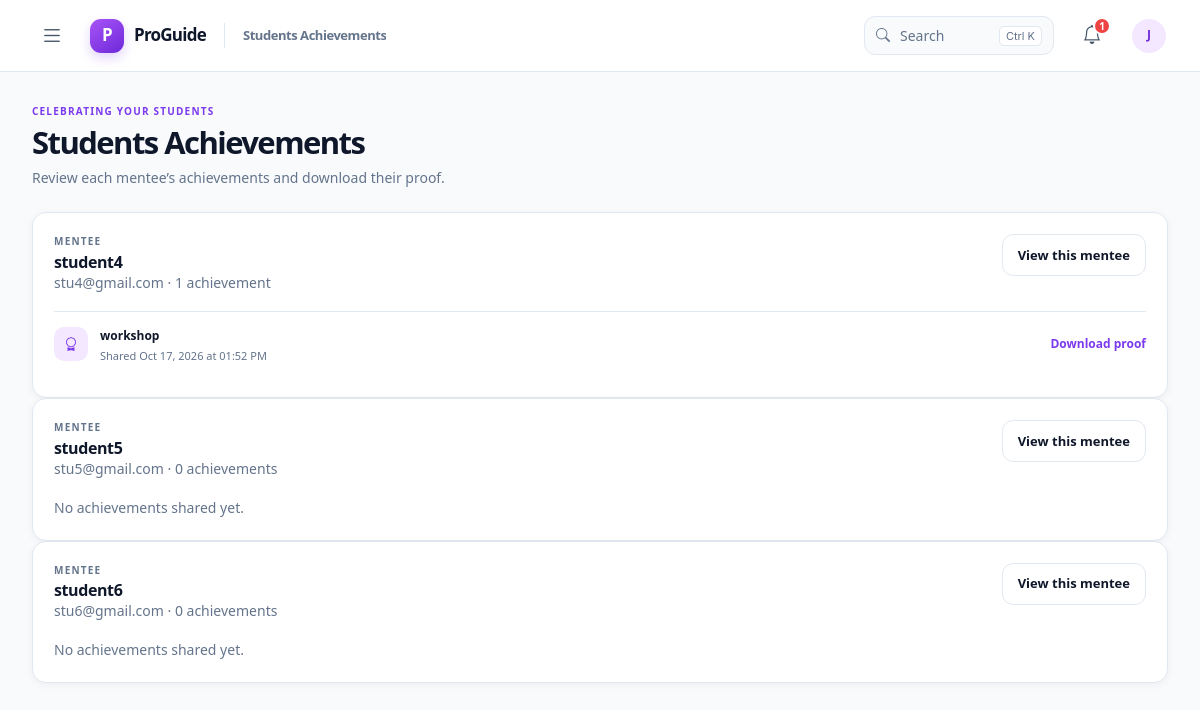
The app's page /mentor/achievements (signed in) with its own data.
### app/models.py (models this page shows, shortened)
class User(db.Model, UserMixin):
    __tablename__ = "users"
    id = db.Column(db.Integer, primary_key=True)
    username = db.Column(db.String(80), unique=True, nullable=False)
    full_name = db.Column(db.String(120), nullable=False)
    email = db.Column(db.String(120), unique=True, nullable=True)
    password_hash = db.Column(db.String(255), nullable=False)
    role = db.Column(db.String(20), nullable=False, default="mentee")
    mentor_id = db.Column(db.Integer, db.ForeignKey("users.id"), nullable=True)
    is_active = db.Column(db.Boolean, nullable=False, default=True)
    must_change_password = db.Column(db.Boolean, nullable=False, default=False)
    created_at = db.Column(db.DateTime, default=datetime.utcnow)
    last_login_at = db.Column(db.DateTime, nullable=True)

class Achievement(db.Model):
    __tablename__ = "achievements"
    id = db.Column(db.Integer, primary_key=True)
    mentee_id = db.Column(db.Integer, db.ForeignKey("users.id"), nullable=False, index=True)
    title = db.Column(db.String(120), nullable=False)
    proof_filename = db.Column(db.String(255), nullable=False)
    original_filename = db.Column(db.String(255), nullable=False)
    created_at = db.Column(db.DateTime, nullable=False, default=datetime.utcnow)
    mentee = db.relationship("User", foreign_keys=[mentee_id])

### app/blueprints/mentor.py (the view)
@mentor_bp.route("/achievements")
@role_required("mentor")
def student_achievements():
    mentees = User.query.filter_by(
        role="mentee",
        mentor_id=current_user.id,
        is_active=True,
    ).order_by(User.full_name).all()
    achievements_by_mentee = {
        mentee.id: Achievement.query.filter_by(mentee_id=mentee.id)
        .order_by(Achievement.created_at.desc(), Achievement.id.desc())
        .all()
        for mentee in mentees
    }
    return render_template(
        "mentor/achievements.html",
        mentees=mentees,
        achievements_by_mentee=achievements_by_mentee,
    )

### app/__init__.py (called while the page is built)
@login_manager.user_loader
def load_user(user_id):
    user = db.session.get(User, int(user_id))
    if user is None or not user.is_active:
        return None
    auth_state = db.session.get(UserAuthState, user.id)
    session_version = session.get("auth_session_version")
    if auth_state and session_version is not None and session_version != auth_state.session_version:
        return None
    if auth_state and auth_state.session_version > 1 and session_version is None:
        return None
    return user

### app/security.py (called while the page is built)
def role_required(*roles):
    def decorator(view_func):
        @wraps(view_func)
        def wrapped_view(*args, **kwargs):
            if not current_user.is_authenticated:
                return redirect(url_for("auth.login", next=request.path))
            if current_user.role not in roles:
                abort(403)
            return view_func(*args, **kwargs)
        return wrapped_view
    return decorator

### app/templates/mentor/achievements.html (shortened to what this page needs)
{% extends 'base.html' %}
{% block content %}
<section class="welcome-row">
    <div>
        <p class="eyebrow">CELEBRATING YOUR STUDENTS</p>
        <h2>Students Achievements</h2>
        <p class="muted-copy">Review each mentee’s achievements and download their proof.</p>
    </div>
</section>
{% for mentee in mentees %}
{% set student_achievements = achievements_by_mentee[mentee.id] %}
<section class="surface-card">
    <div class="card-heading">
        <div>
            <p class="eyebrow">MENTEE</p>
            <h3>{{ mentee.full_name }}</h3>
            <p class="muted-copy">{{ mentee.email or mentee.username }} · {{ student_achievements|length }} achievement{{ '' if student_achievements|length == 1 else 's' }}</p>
        </div>
        <a class="button button-outline" href="{{ url_for('mentor.mentee_achievements', mentee_id=mentee.id) }}">View this mentee</a>
    </div>
    {% if student_achievements %}
    <div class="quick-list">
        {% for achievement in student_achievements[:3] %}
        <article class="quick-list-row">
            <span class="activity-icon"><i class="bi bi-award" aria-hidden="true"></i></span>
            <div>
                <strong>{{ achievement.title }}</strong>
                <p>Shared {{ achievement.created_at.strftime('%b %d, %Y at %I:%M %p') }}</p>
            </div>
            <a class="text-link" href="{{ url_for('mentor.student_achievement_proof', mentee_id=mentee.id, achievement_id=achievement.id) }}">Download proof</a>
        </article>
        {% endfor %}
    </div>
    {% else %}
    <p class="muted-copy">No achievements shared yet.</p>
    {% endif %}
</section>
{% endfor %}
{% endblock %}

### app/templates/base.html (shortened to what this page needs)
<!doctype html>
<html lang="en" data-theme="light">
<head>
    <link href="https://cdn.jsdelivr.net/npm/bootstrap@5.3.1/dist/css/bootstrap.min.css" rel="stylesheet">
    <link href="https://cdn.jsdelivr.net/npm/bootstrap-icons@1.10.5/font/bootstrap-icons.css" rel="stylesheet">
    <link href="{{ url_for('static', filename='css/theme.css') }}" rel="stylesheet">
</head>
<body{% if current_user.is_authenticated %} data-onboarding-user="{{ current_user.id }}" data-onboarding-dashboard="{{ 'true' if request.endpoint in ['admin.dashboard', 'mentor.dashboard', 'mentee.dashboard'] else 'false' }}"{% endif %}>
<header class="app-header">
    <div class="header-start">
        {% if current_user.is_authenticated %}
        <button class="icon-button menu-trigger" id="menu-trigger" type="button"
                aria-label="Open navigation menu" aria-controls="side-drawer" aria-expanded="false">
            <i class="bi bi-list" aria-hidden="true"></i>
        </button>
        {% endif %}
        <a class="brand" href="{{ url_for('index') }}"><span class="brand-mark">P</span><span>ProGuide</span></a>
        {% if current_user.is_authenticated %}
        <h1 class="page-heading">{{ page_title }}</h1>
        {% endif %}
    </div>
    <div class="header-actions">
        {% if current_user.is_authenticated %}
        <button class="search-trigger" type="button" data-open-search aria-label="Search pages and people">
            <i class="bi bi-search" aria-hidden="true"></i>
            <span>Search</span>
            <kbd>Ctrl K</kbd>
        </button>
        <div class="notification-wrap">
            <button class="icon-button notification-trigger" id="notification-trigger" type="button"
                    aria-label="Notifications" aria-controls="notification-panel" aria-expanded="false">
                <i class="bi bi-bell" aria-hidden="true"></i>
                <span class="notification-count{% if not unread_count %} is-hidden{% endif %}" data-unread-count>{{ unread_count }}</span>
            </button>
        </div>
        <a class="avatar avatar-header" href="{{ url_for('auth.profile') }}"
           aria-label="View profile for {{ current_user.full_name }}">
            {{ current_user.full_name.split()|map('first')|join|upper|truncate(2, True, '') }}
        </a>
        {% endif %}
    </div>
</header>
<main class="app-main" id="main-content" tabindex="-1">
    <div class="page-container">
        {% block content %}{% endblock %}
    </div>
</main>
</body>
</html>

### records on screen
User: full_name "student4", email "stu4@gmail.com", student_achievements "1"
Achievement: title "workshop", created_at "Oct 17, 2026 at 01:52 PM"
User: full_name "student5", email "stu5@gmail.com", student_achievements "0", value "s", shows "No achievements shared yet."
User: full_name "student6", email "stu6@gmail.com", student_achievements "0", value "s", shows "No achievements shared yet."

### other values on screen
{{ page_title }} "Students Achievements"
{{ unread_count }} "1"
